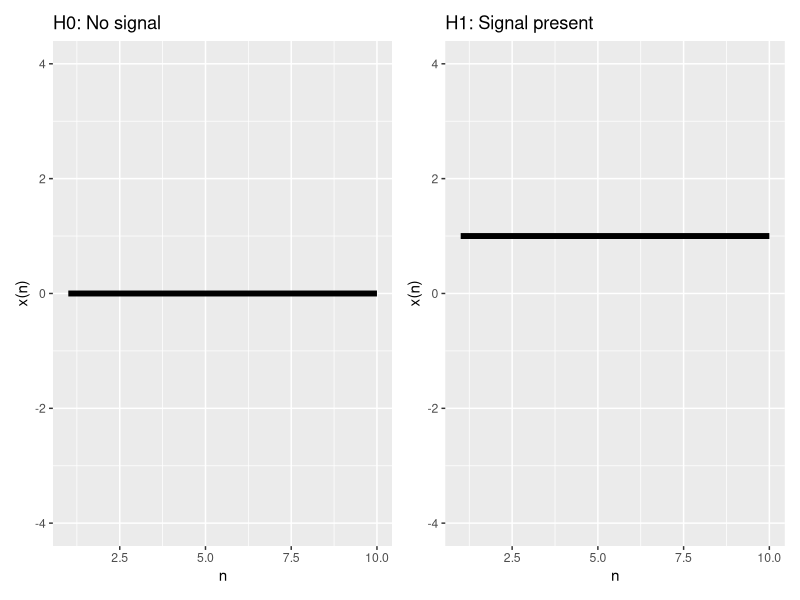
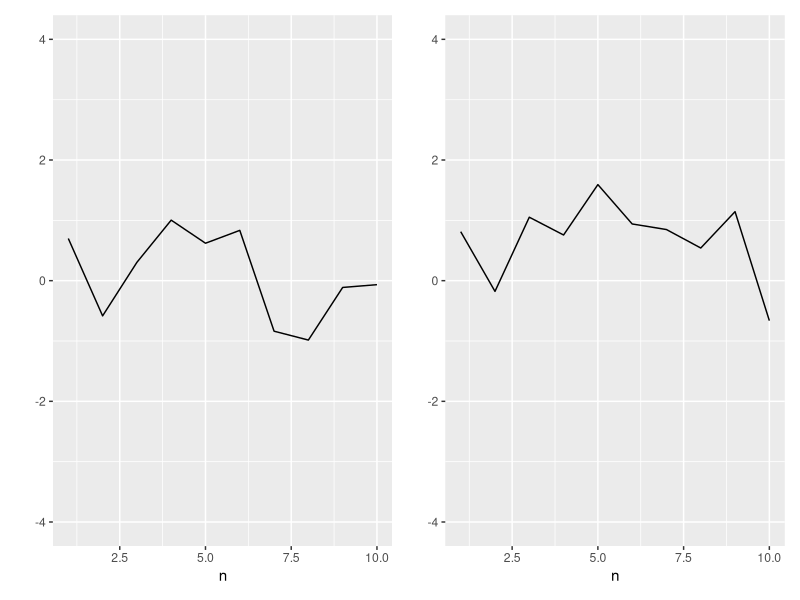
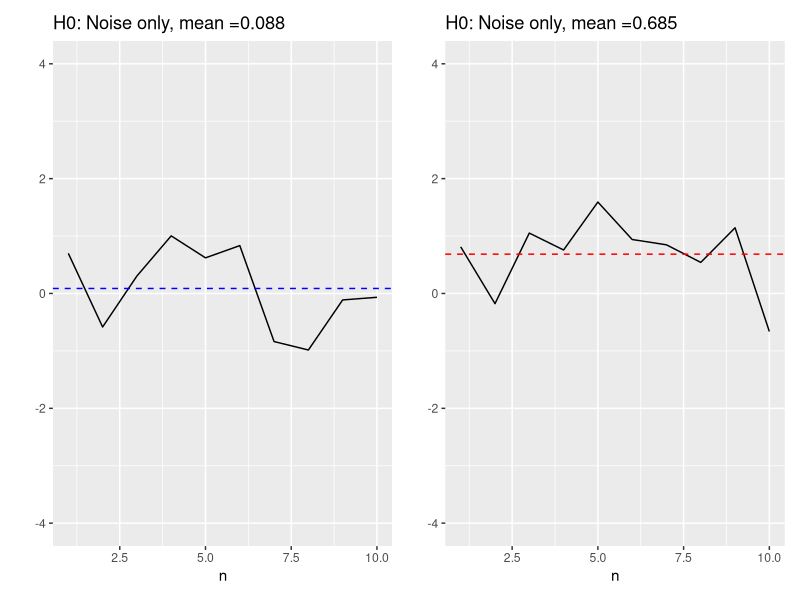
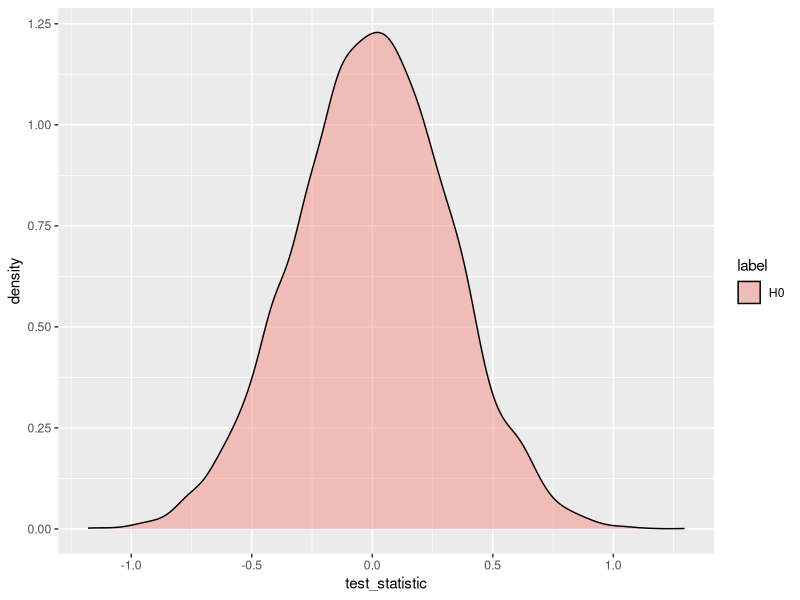
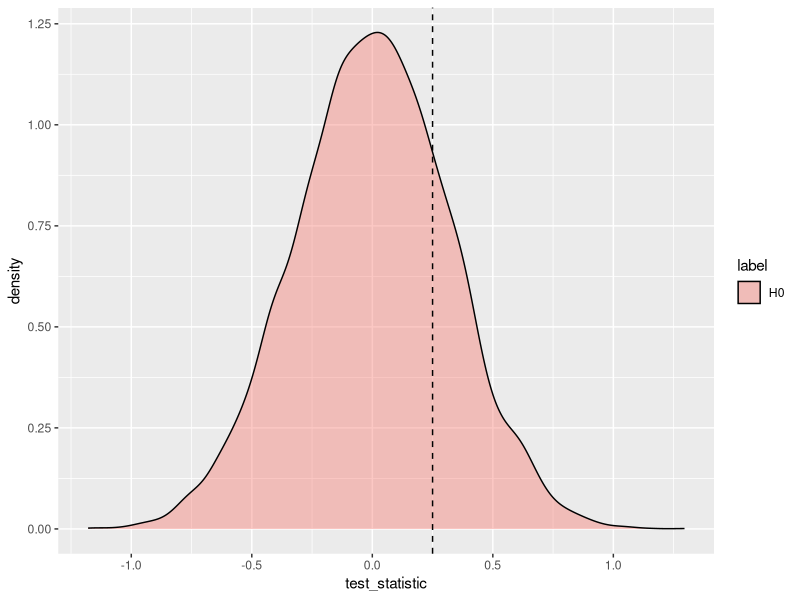
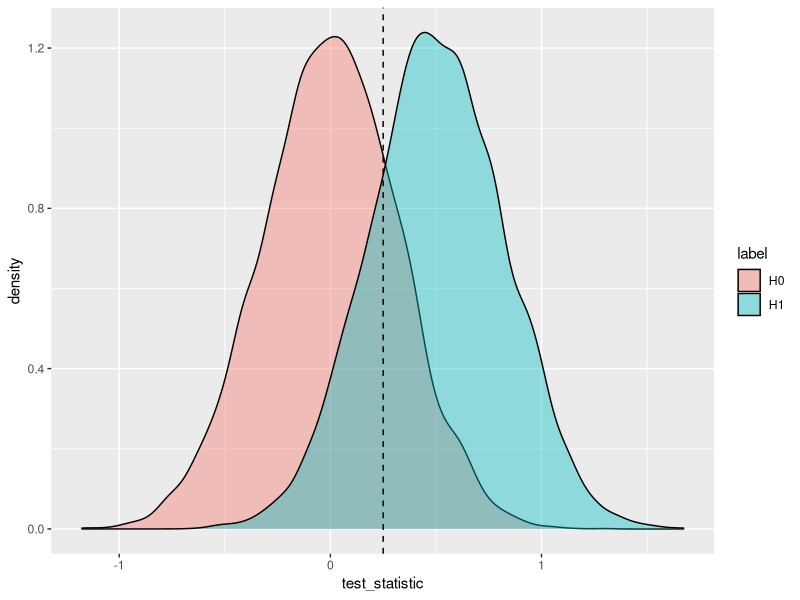
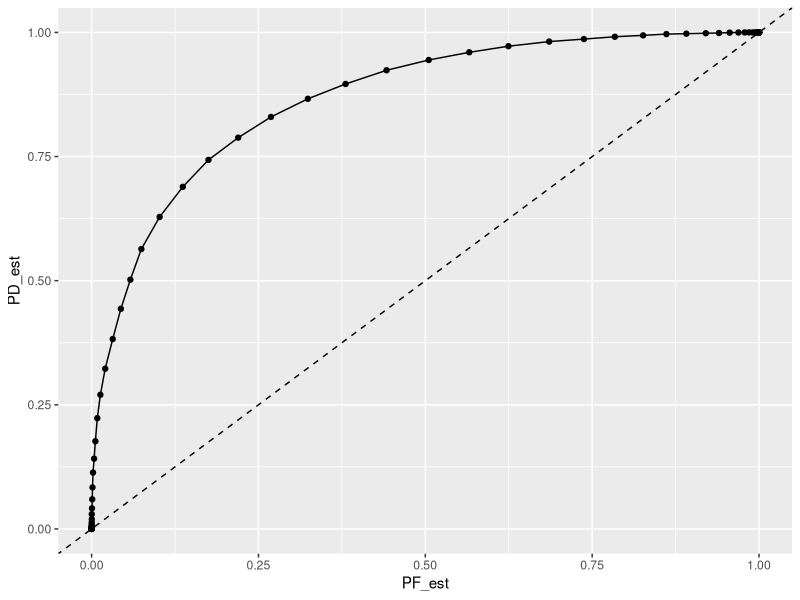

R code for these plots, in order:
## ---- chunk 1
library(tidyverse)
library(ggplot2)
library(patchwork)

## ---- chunk 2
# Signal model
A = 1
k <- 10

s <- rep(A, k)

dat <- data.frame('n' = seq(1, k), 's' = s)

## ---- chunk 3
ylimits <- c(-4,4)
p1 <- ggplot(dat, aes(x=n, y = 0)) + geom_line(linewidth = 2) + ylim(ylimits) + 
  ylab('x(n)') + xlab('n') + ggtitle('H0: No signal')

p2 <- ggplot(dat, aes(x=n, y = A)) + geom_line(linewidth = 2) + ylim(ylimits) + 
  ylab('x(n)') + xlab('n') + ggtitle('H1: Signal present')

p1 + p2


## ---- chunk 4
# Noise model: W ~ N(0, 1)
mu_w <- 0
var_w <- 1
sd_w <- sqrt(var_w)
w <- rnorm(k, mean = mu_w, sd = sd_w)

dat <- dat %>% bind_cols('w' = w)

# Signal + noise
x <- s + rnorm(k, mean = mu_w, sd = sd_w)
dat <- dat %>% bind_cols('x' = x)

## ---- chunk 5
p1 <- ggplot(dat, aes(x=n, y = w)) + geom_line() + ylim(ylimits) +
  ylab('')
#+
#  ggtitle("H0: Noise only")
p2 <- ggplot(dat, aes(x=n, y = x)) + geom_line() + ylim(ylimits) +
  ylab('')
#+ 
 # ggtitle("H1: Signal + Noise")
p1 + p2

## ---- chunk 6
dat %>% select(w, x) %>% colMeans()

## ---- chunk 7
dat <- dat %>% 
  bind_cols('mean_w' = dat %>% pull(w) %>% mean()) %>%
  bind_cols('mean_x' = dat %>% pull(x) %>% mean())

## ---- chunk 8
p1 <- p1 + geom_hline(yintercept = dat %>% pull(w) %>% mean(),
                      linetype = 'dashed', col = "blue") +
  ggtitle(paste0("H0: Noise only, ", 'mean =', 
                   dat %>% pull(w) %>% mean() %>%
                   round(., digits = 3))) +
  ylim(ylimits) 

p2 <- p2 + geom_hline(yintercept = dat %>% pull(x) %>% mean(),
                      linetype = 'dashed', col = "red") +
  ggtitle(paste0("H0: Noise only, ", 'mean =', 
                   dat %>% pull(x) %>% mean() %>%
                   round(., digits = 3))) +
  ylim(ylimits) 

p1 + p2

## ---- chunk 9

# number of MonteCarlo trials
repM <- 10000 

# Signal model
A = 0.5
k <- 10
s <- rep(A, k)
dat <- data.frame('n' = seq(1, k), 's' = s)

# Noise model
mu_w <- 0
var_w <- 1
sd_w <- sqrt(var_w)

#w <- rnorm(k, mean = mu_w, sd = sd_w)
#dat <- dat %>% bind_cols('w' = w)

# Signal + noise
#x <- s + rnorm(k, mean = mu_w, sd = sd_w)
#dat <- dat %>% bind_cols('x' = x)
#dat <- data.frame('n' = seq(1, k), 's' = s)


# Simulate H0 case repM times: estimate PF
test_statistic_h0 = NA
for(iM in 1:repM){
  w <- rnorm(k, mean = mu_w, sd = sd_w)
  test_statistic_h0[iM] <- mean(w)
}

# Simulate H1 case repM times: estimate PD
test_statistic_h1 = NA
for(iM in 1:repM){
  x <- A + rnorm(k, mean = mu_w, sd = sd_w)
  test_statistic_h1[iM] <- mean(x)
}

dat_sim <- 
  data.frame('test_statistic' = test_statistic_h0, 
             'label' = 'H0') %>% 
  bind_rows(data.frame('test_statistic' = test_statistic_h1, 
                       'label' = 'H1'))

## ---- chunk 10
ggplot(data = dat_sim %>% filter(label == 'H0'), aes(x=test_statistic, fill = label)) + 
  geom_density(alpha = 0.4) 


## ---- chunk 11
th <- A/2



ggplot(data = dat_sim %>% filter(label == 'H0'), aes(x=test_statistic, fill = label)) + 
  geom_density(alpha = 0.4) + 
  geom_vline(xintercept = th, linetype = 'dashed')

## ---- chunk 12
pf_est <- sum(test_statistic_h0 > th)/repM
pf_est
## ---- chunk 13
ggplot(data = dat_sim, aes(x=test_statistic, fill = label)) + 
  geom_density(alpha = 0.4) + 
  geom_vline(xintercept = th, linetype = 'dashed')

## ---- chunk 14
pd_est <- sum(test_statistic_h1 > th)/repM
pd_est


## ---- chunk 15
aTh <- seq(-2, 2, by = 0.05)
PD_est <- NA
PF_est <- NA

for(i in 1:length(aTh)){
  th <- aTh[i]
  PD_est[i] <- sum(test_statistic_h1 > th)/repM
  PF_est[i] <- sum(test_statistic_h0 > th)/repM
}


dat_perf <- data.frame('th'=aTh, 'PF_est' = PF_est, 'PD_est' = PD_est)
ggplot(data = dat_perf,
       aes(x = PF_est, y = PD_est)) + 
  geom_line() + geom_point() +
  geom_abline(linetype = 'dashed')

